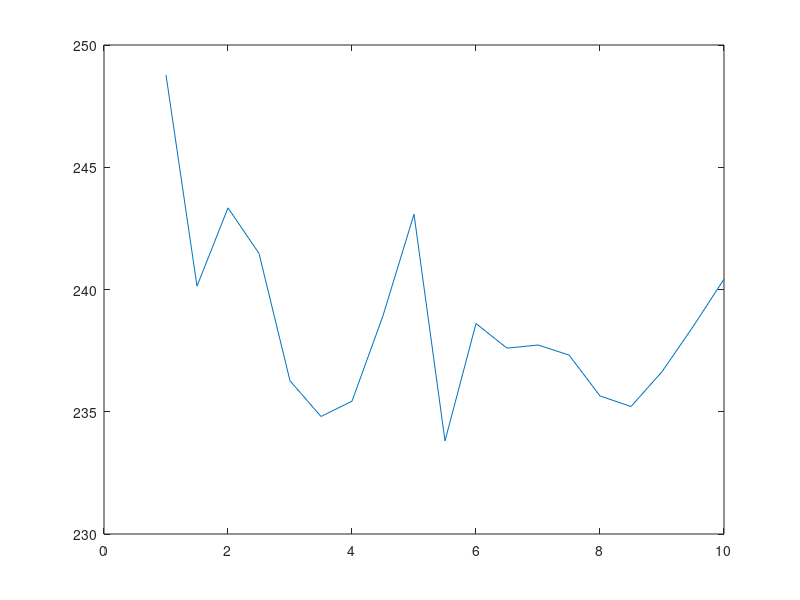
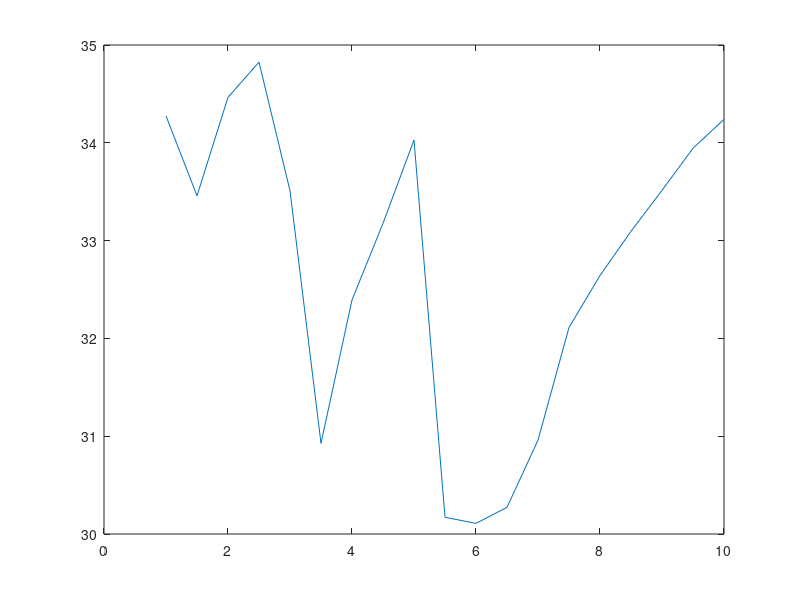

The MATLAB script that drew these images, in order: (Note: this script raises an error after producing the figures.)
clear all; close all;

load('DataHW3.mat')

% Remove outliers

ind = P < 60;
P = P(ind);
T = T(ind);
E = E(ind);
N = N(ind);

%% Problem 1
% (3 points)
% (a)

meanT = mean(T);
disp(['mean of T: ', num2str(meanT)])
meanP = mean(P);
disp(['mean of P: ', num2str(meanP)])

stdT = std(T);
disp(['std of T: ', num2str(stdT)])
stdP = std(P);
disp(['std of P: ', num2str(stdP)])

%%
% (b)

step = 2;
bounds = 0:step:10;
nw = floor(10/step);
Tw = nan(nw);
Pw = nan(nw);


for i=1:nw
    for j=1:nw
        ind = E>bounds(j) & E <= bounds(j+1) & ...
              N>bounds(i) & N <= bounds(i+1);
        Tw(i, j) = mean(T(ind));
        Pw(i, j) = mean(P(ind));
    end
end

meanT_glob = mean2(Tw);
meanP_glob = mean2(Pw);

disp(['Global mean of T (2x2): ', num2str(meanT_glob)])
disp(['Global mean of P (2x2): ', num2str(meanP_glob)])

%%
% (c)

Wsize = .5:.5:10;
n = length(Wsize);
meanT = zeros(n, 1);
meanP = zeros(n, 1);


for k=1:n
    step = Wsize(k);
    bounds = 0:step:10;
    nw = floor(10/step);
    Tw = nan(nw);
    Pw = nan(nw);


    for i=1:nw
        for j=1:nw
            ind = E>bounds(j) & E <= bounds(j+1) & ...
                  N>bounds(i) & N <= bounds(i+1);
            Tw(i, j) = mean(T(ind));
            Pw(i, j) = mean(P(ind));
        end
    end
    
    meanT(k) = mean2(Tw);
    meanP(k) = mean2(Pw);
end

figure
plot(Wsize, meanT)

figure
plot(Wsize, meanP)

%% Problem 2
% (4 points)
% (a)
E1 = 1; N1 = 6;
E2 = 6; N2 = 4;

%%
% polygonal method
n = length(N);
dist1 = Inf; dist2 = Inf;
P1 = NaN; P2 = NaN; T1 = NaN; T2 = NaN; 
for i=1:n
    dN1 = N1 - N(i);
    dE1 = E1 - E(i);
    dist1_tmp = sqrt(dN1^2 + dE1^2);
    if (dist1_tmp < dist1)
        dist1 = dist1_tmp;
        P1 = P(i); T1 = T(i);
    end
    
    dN2 = N2 - N(i);
    dE2 = E2 - E(i);
    dist2_tmp = sqrt(dN2^2 + dE2^2);
    if (dist2_tmp < dist2)
        dist2 = dist2_tmp;
        P2 = P(i); T2 = T(i);
    end
end

disp(['P(x1, y1) = ' , num2str(P1)])
disp(['P(x2, y2) = ' , num2str(P2)])

disp(['T(x1, y1) = ' , num2str(T1)])
disp(['T(x2, y2) = ' , num2str(T2)])

%%
% triangular method
Pinterp = TriScatteredInterp(E, N, P);
P1 = Pinterp(E1, N1);
P2 = Pinterp(E2, N2);

Tinterp = TriScatteredInterp(E, N, T);
T1 = Tinterp(E1, N1);
T2 = Tinterp(E2, N2);

disp(['P(x1, y1) = ' , num2str(P1)])
disp(['P(x2, y2) = ' , num2str(P2)])

disp(['T(x1, y1) = ' , num2str(T1)])
disp(['T(x2, y2) = ' , num2str(T2)])

%%
% Inverse distance method

dN1 = N - N1;
DE1 = E - E1;
dist1 = sqrt(dN1.^2 + dE1.^2);
P1 = dist1' * P / sum(dist1); 
T1 = dist1' * T / sum(dist1);

dN2 = N - N2;
dE2 = E - E2;
dist2 = sqrt(dN2.^2 + dE2.^2);
P2 = dist2' * P / sum(dist2);
T2 = dist2' * T / sum(dist2);

disp(['P(x1, y1) = ' , num2str(P1)])
disp(['P(x2, y2) = ' , num2str(P2)])

disp(['T(x1, y1) = ' , num2str(T1)])
disp(['T(x2, y2) = ' , num2str(T2)])


%%
% (b)

spacing = 0:.1:10;
n = length(spacing);
Tgrid = nan(n);

for i=1:n
    for j = 1:n
        Ns = spacing(i);
        Es = spacing(j);
        dN = Ns - N;
        dE = Es - E;
        dist = sqrt(dN.^2 + dE.^2);
        Tgrid(i, j) = dist' * T / sum(dist);
    end
end

imagesc(Tgrid)

%%
spacing = 0:.1:10;
n = length(spacing);
Tgrid = nan(n);

for i=1:n
    for j = 1:n
        Ns = spacing(i);
        Es = spacing(j);
        Tgrid(i, j) = Tinterp(Es, Ns);
    end
end

imagesc(Tgrid)

%% neighborhoods
n = length(T);
neighb_dist = zeros(n, 1);

for i=1:n
    mindist = Inf;
    for j=1:n
        dN = N(i) - N(j);
        dE = E(i) - E(j);
        dist = sqrt(dN^2 + dE^2);
        if (dist ~= 0 && dist < mindist)
            mindist = dist;
        end
    end
    neighb_dist(i) = mindist;
end
